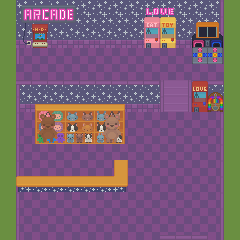

This is a level from a 2D game, rendered from its Tiled map with the project's own tilesets. A one-line summary and the complete map file follow:
An orthogonal 15x15 tile map with 16x16 px tiles, 4 tile layers (fondo, pared, objetos, osito), 3 tilesets and 12 objects.

<map version="1.10" tiledversion="1.11.2" orientation="orthogonal" renderorder="right-down" width="15" height="15" tilewidth="16" tileheight="16" infinite="0" nextlayerid="10" nextobjectid="17">
 <tileset firstgid="1" source="../tsx/interior.tsx" />
 <tileset firstgid="9036" source="../tsx/train.tsx" />
 <tileset firstgid="12396" source="../tsx/tiles.tsx" />
 <layer id="1" name="fondo" width="15" height="15">
  <data encoding="csv">
12622,1122,1122,1122,1122,1122,1122,1122,1122,1122,1122,1122,1122,1122,12622,
12622,1261,1261,1261,1261,1261,1261,1261,1261,1261,1261,1261,1261,1261,12622,
12622,1400,1400,1400,1400,1400,1400,1400,1400,1400,1400,1400,1400,1400,12622,
12622,1398,1398,1398,1398,1398,1398,1398,1398,1398,1398,1398,1398,1398,12622,
12622,1122,1122,1122,1122,1122,1122,1122,1122,1122,1118,1118,1122,1122,12622,
12622,1261,1261,1261,1261,1261,1261,1261,1261,1261,1118,1118,1261,1261,12622,
12622,1400,1400,1400,1400,1400,1400,1400,1400,1400,1118,1118,1400,1400,12622,
12622,1398,1398,1398,1398,1398,1398,1398,1398,1398,1398,1398,1398,1398,12622,
12622,1398,1398,1398,1398,1398,1398,1398,1398,1398,1398,1398,1398,1398,12622,
12622,1398,1398,1398,1398,1398,1398,1398,1398,1398,1398,1398,1398,1398,12622,
12622,1398,1398,1398,1398,1398,1398,1398,1398,1398,1398,1398,1398,1398,12622,
12622,1398,1398,1398,1398,1398,1398,1398,1398,1398,1398,1398,1398,1398,12622,
12622,1398,1398,1398,1398,1398,1398,1398,1398,1398,1398,1398,1398,1398,12622,
12622,1398,1398,1398,1398,1398,1398,1398,1398,1398,1398,1398,1398,1398,12622,
12622,1398,1398,1398,1398,1398,1398,1398,1398,1398,1398,1398,1398,1398,12622
</data>
 </layer>
 <layer id="2" name="pared" width="15" height="15">
  <data encoding="csv">
0,701,702,703,704,0,0,0,0,734,735,0,0,1114,0,
0,840,841,842,843,0,0,0,0,873,874,0,0,1114,0,
0,979,980,981,982,0,0,0,0,0,0,0,0,1114,0,
0,1113,0,0,0,0,0,0,0,0,0,0,0,1114,0,
0,1113,0,0,0,0,0,0,0,0,1113,1114,0,1114,0,
0,1113,1254,1254,1254,1254,1254,1254,1254,1254,1113,1114,1254,1254,0,
0,1113,0,0,0,0,0,0,0,0,1113,1114,0,1114,0,
0,1113,0,0,0,0,0,0,0,0,0,0,0,1114,0,
0,1113,0,0,0,0,0,0,0,0,0,0,0,1114,0,
0,1113,0,0,0,0,0,0,0,0,0,0,0,1114,0,
0,1113,0,0,0,0,0,0,0,0,0,0,0,1114,0,
0,0,0,0,0,0,0,0,0,0,0,0,0,1114,0,
0,1113,0,0,0,0,0,0,0,0,0,0,0,1114,0,
0,1113,0,0,0,0,0,0,0,0,0,0,0,1114,0,
0,1113,0,0,0,0,0,0,0,0,0,0,0,1253,0
</data>
 </layer>
 <layer id="3" name="objetos" width="15" height="15">
  <data encoding="csv">
0,0,0,0,0,0,0,0,0,0,0,0,0,0,0,
0,0,717,0,0,0,0,0,0,1002,1280,0,1184,1185,0,
0,0,856,0,0,0,0,0,0,1141,1419,0,1323,1324,0,
0,0,0,0,0,0,0,0,0,0,0,0,1462,1463,0,
0,1398,1398,1398,1398,1398,1398,1398,1398,1398,1398,1398,1398,1398,0,
0,1254,0,0,0,0,0,0,0,0,0,0,724,435,0,
0,0,706,707,708,709,710,711,0,0,0,0,863,574,0,
0,0,845,846,847,848,849,850,0,0,0,0,0,0,0,
0,0,984,985,986,987,988,989,0,0,0,0,0,0,0,
0,0,0,0,0,0,0,0,0,0,0,0,0,0,0,
0,0,0,0,0,0,0,1130,0,0,0,0,0,0,0,
0,1407,1408,1408,1408,1408,1408,1269,0,0,0,0,0,0,0,
0,0,0,0,0,0,0,0,0,0,0,0,0,0,0,
0,0,0,0,0,0,0,0,0,0,0,0,0,0,0,
0,0,0,0,0,0,0,0,0,0,1393,1393,1393,0,0
</data>
 </layer>
 <layer id="4" name="osito" width="15" height="15">
  <data encoding="csv">
0,0,0,0,0,0,0,0,0,0,0,0,0,0,0,
0,0,0,0,0,0,0,0,0,0,0,0,0,0,0,
0,0,0,0,0,0,0,0,0,0,0,0,0,0,0,
0,0,0,0,0,0,0,0,0,0,0,0,0,0,0,
0,0,0,0,0,0,0,0,0,0,0,0,0,0,0,
0,0,0,0,0,0,0,0,0,0,0,0,0,0,0,
0,0,0,0,0,0,0,0,0,0,0,0,0,0,0,
0,0,712,713,0,0,714,715,0,0,0,0,0,0,0,
0,0,851,852,0,0,853,854,0,0,0,0,0,0,0,
0,0,0,0,0,0,0,0,0,0,0,0,0,0,0,
0,0,0,0,0,0,0,0,0,0,0,0,0,0,0,
0,0,0,0,0,0,0,0,0,0,0,0,0,0,0,
0,0,0,0,0,0,0,0,0,0,0,0,0,0,0,
0,0,0,0,0,0,0,0,0,0,0,0,0,0,0,
0,0,0,0,0,0,0,0,0,0,0,0,0,0,0
</data>
 </layer>
 <objectgroup id="6" name="colisiones">
  <object id="3" x="16" y="176" width="112" height="16" />
  <object id="4" x="112" y="160" width="16" height="32" />
  <object id="7" x="32" y="96" width="96" height="48" />
  <object id="8" x="0" y="0" width="16" height="240" />
  <object id="9" x="224" y="0" width="16" height="240" />
  <object id="10" x="16" y="0" width="208" height="48" />
  <object id="11" x="16" y="80" width="144" height="32" />
  <object id="12" x="192" y="80" width="32" height="32" />
 </objectgroup>
 <objectgroup id="7" name="interacciones">
  <object id="1" x="160" y="224" width="48" height="16">
   <properties>
    <property name="spawnX" type="float" value="160" />
    <property name="spawnY" type="float" value="64" />
    <property name="targetMap" value="exteriores/entretenimiento.tmx" />
    <property name="tipo" value="portal" />
    <property name="transicion" value="fade" />
   </properties>
  </object>
  <object id="14" x="0" y="0" width="240" />
  <object id="15" x="0" y="240" width="240" />
 </objectgroup>
 <objectgroup id="9" name="minijuegos">
  <object id="16" x="32" y="23.4545" width="15.4545" height="24" />
 </objectgroup>
</map>
